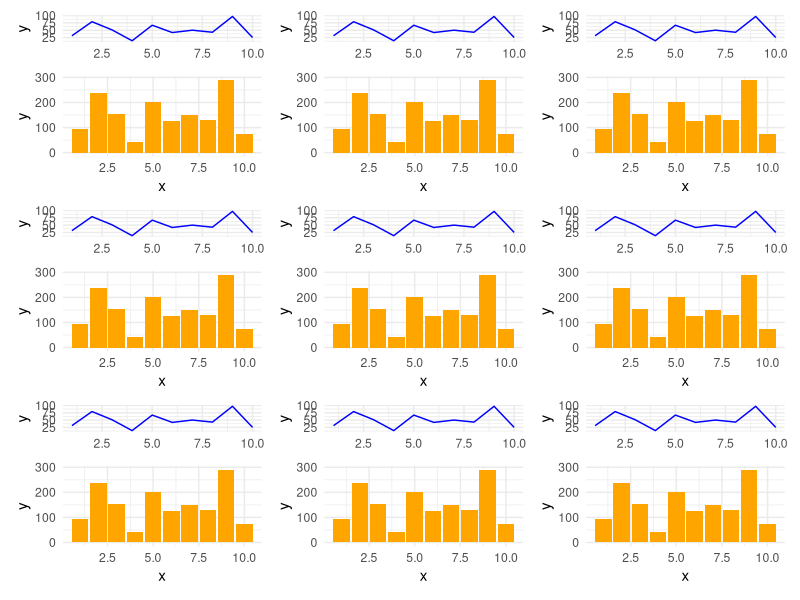

Source code (R):
library(ggplot2)
library(patchwork)

# Sample data
set.seed(123)
data <- data.frame(
  x = 1:10,
  y = sample(1:100, 10),
  category = rep(1:3, each = 10)
)

# Create a single plot for one grid element
create_combined_plot <- function() {
  # Line plot (on top)
  line_plot <- ggplot(data, aes(x, y)) +
    geom_line(color = "blue") +
    theme_minimal() +
    theme(axis.title.x = element_blank())  # Remove x-axis title for a clean look
  
  # Bar plot (on bottom)
  bar_plot <- ggplot(data, aes(x, y)) +
    geom_bar(stat = "identity", fill = "orange") +
    theme_minimal()
  
  # Combine the line and bar plot vertically
  combined_plot <- line_plot / bar_plot + plot_layout(heights = c(1, 3))
  return(combined_plot)
}

# Create a 3x3 grid of combined plots
final_plot <- (create_combined_plot() | create_combined_plot() | create_combined_plot()) /
  (create_combined_plot() | create_combined_plot() | create_combined_plot()) /
  (create_combined_plot() | create_combined_plot() | create_combined_plot())

# Display the plot
final_plot
